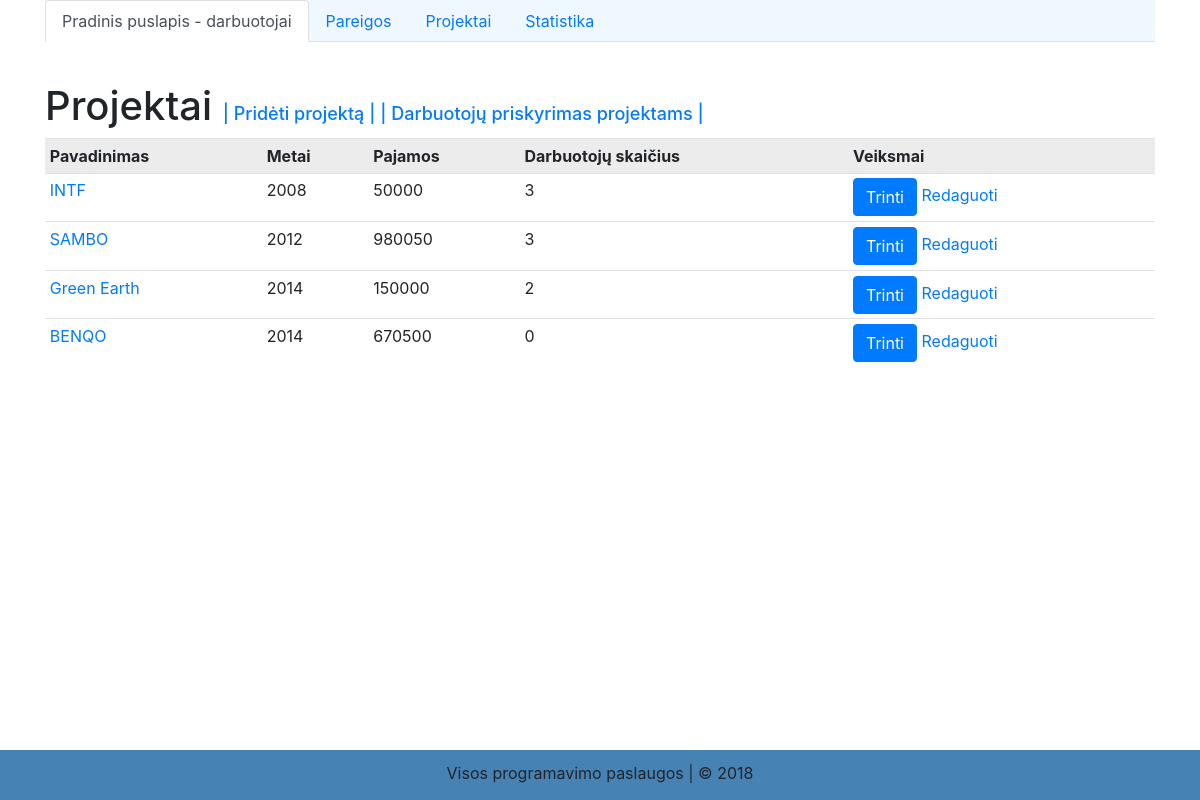
The app's page /projects.php with its own data.
### tables this page shows
CREATE TABLE `projektai` (
  `id` int(11) NOT NULL,
  `name` varchar(20) NOT NULL,
  `year` varchar(4) NOT NULL,
  `income` int(20) NOT NULL
);

### functions.php (called while the page is built, shortened)
<?php declare (strict_types = 1);
function getAllProjects(PDO $pdo): array
{
    $stmt = $pdo->prepare('SELECT id, name, year, income FROM projektai');
    $stmt->execute();
    return $stmt->fetchAll();
}
function getEmployeeCountsByProject(PDO $pdo): array
{
    $stmt = $pdo->prepare('SELECT projekto_id, count(*) employee_count FROM darbuotojai GROUP BY projekto_id');
    $stmt->execute();
    return $stmt->fetchAll(PDO::FETCH_KEY_PAIR);
}

### projects.php (the view, shortened to what this page needs)
<?php
require_once 'functions.php';
$pdo = getConnection();
$projects = getAllProjects($pdo);
$getEmployeeCountsByProject = getEmployeeCountsByProject($pdo);
include 'includes/head.php';
?>
    <h1>Projektai
    <a style="text-decoration: none; font-size: 18px;" href="http://localhost/php-project-2/createProject.php?pageId=3">
         | Pridėti projektą |
    </a>
    <a style="text-decoration: none; font-size: 18px;" href="http://localhost/php-project-2/employeesForProjects.php?pageId=3">
         | Darbuotojų priskyrimas projektams |
    </a>
    </h1>
    <table class="table table-hover table-sm">
        <tr style="background-color: rgba(0,0,0,.075);">
            <th>Pavadinimas</th>
            <th>Metai</th>
            <th>Pajamos</th>
            <th>Darbuotojų skaičius</th>
            <th>Veiksmai</th>
            <?php foreach ($projects as $project) {?>
        <tr>
            <td><a href="project.php?pageId=3&id=<?php echo $project['id']; ?>">
                    <?php echo $project['name']; ?></a></td>
            <td>
                <?php echo $project['year']; ?>
            </td>
            <td>
                <?php echo $project['income']; ?>
            </td>
            <td>
                <?php echo isset($getEmployeeCountsByProject[$project['id']]) ? $getEmployeeCountsByProject[$project['id']] : 0; ?>
            </td>
            <td>
                <form style="display: inline-block;" action="deleteProject.php" method="POST">
                    <input type="submit" class="btn btn-primary" value="Trinti" />
                </form>
                <a href="editProject.php?pageId=3&id=<?php echo $project['id']; ?>">Redaguoti</a>
            </td>
        </tr>
        <?php }?>
        </tr>
    </table>
</div>
<?php include 'includes/footer.php'?>

### records on screen
projektai: name "INTF", year "2008", income "50000", id "3"
projektai: name "SAMBO", year "2012", income "980050", id "3"
projektai: name "Green Earth", year "2014", income "150000", id "2"
projektai: name "BENQO", year "2014", income "670500"
